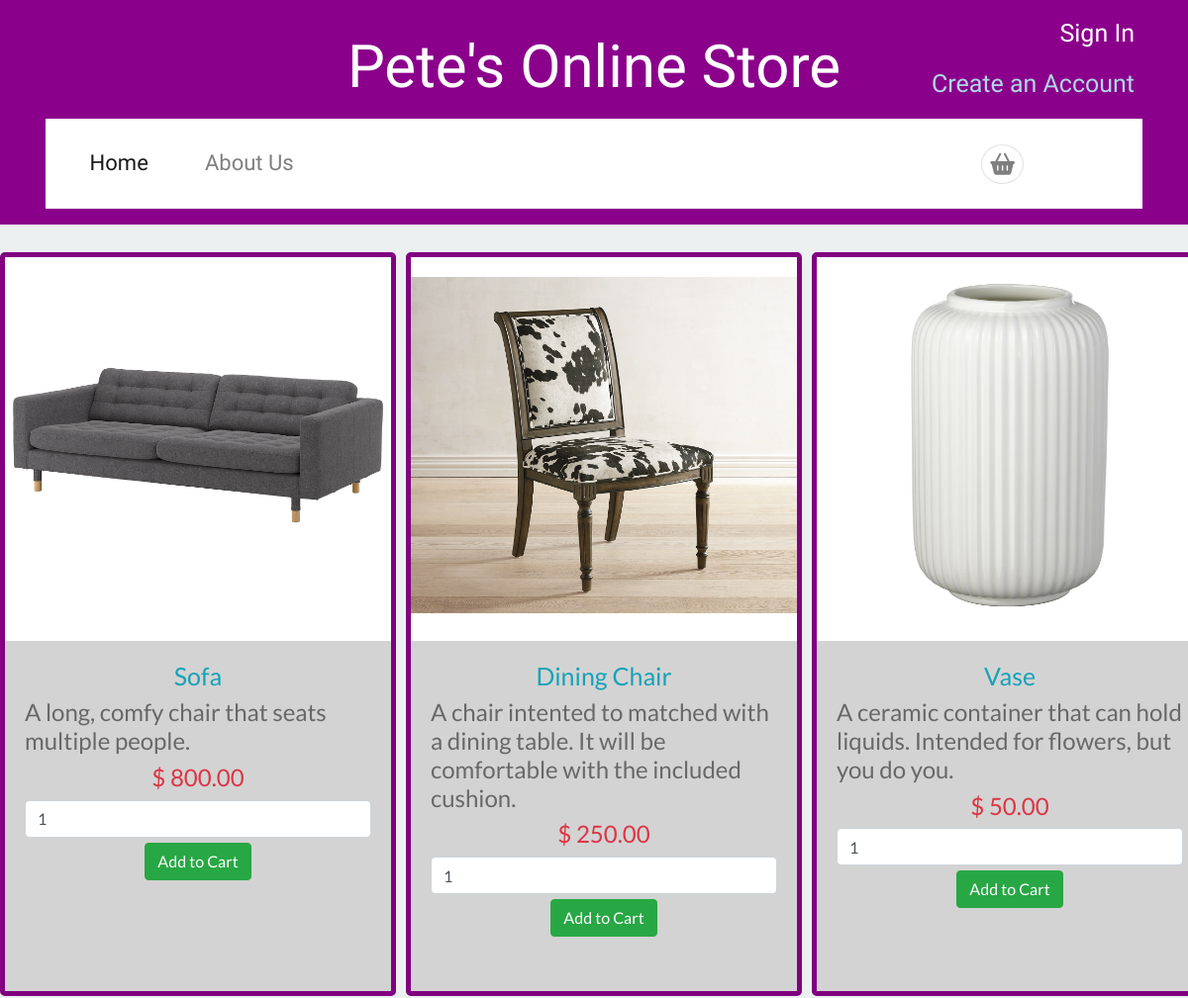
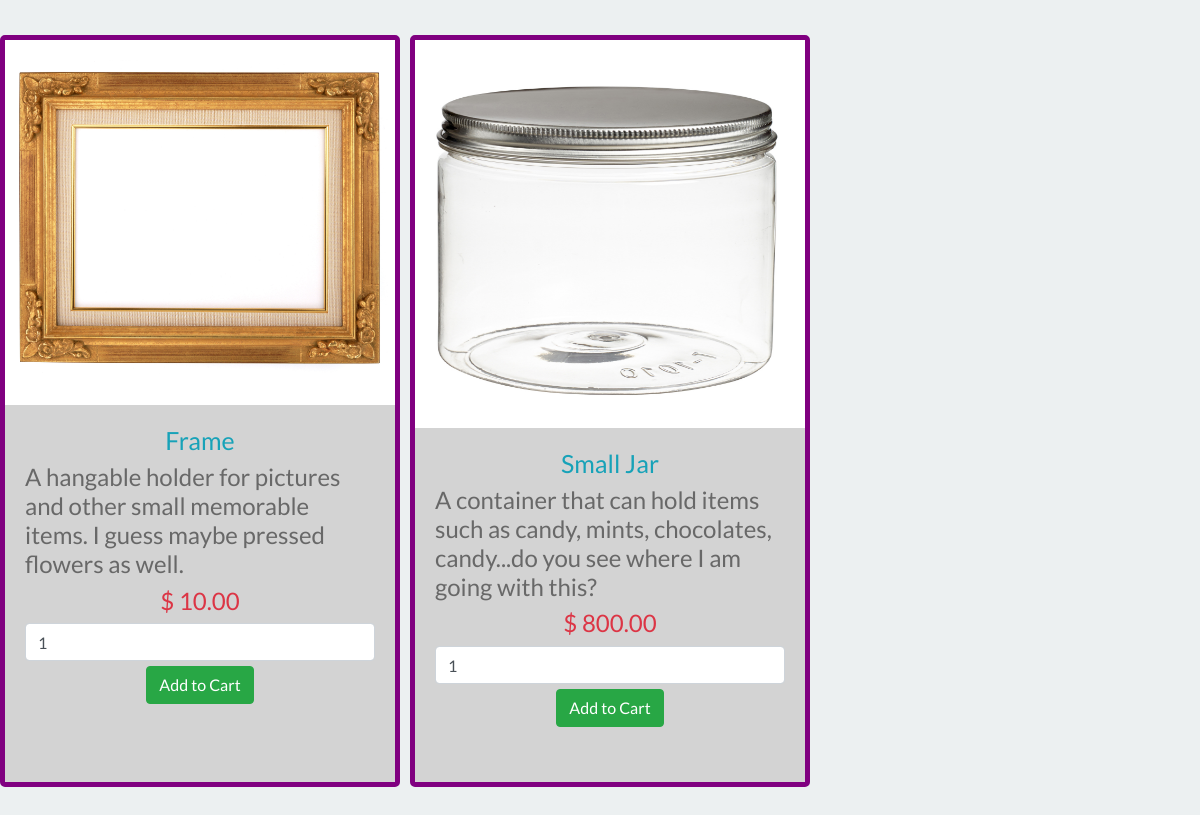
The page / on the database its author committed (2 pictures, top to bottom).
### tables this page shows
CREATE TABLE IF NOT EXISTS `products` (
  `ID_Product` INT(7) UNSIGNED ZEROFILL NOT NULL AUTO_INCREMENT,
  `PrName` VARCHAR(50) NOT NULL,
  `PrDesc` VARCHAR(120) NOT NULL,
  `Price` DECIMAL(8,2) NOT NULL,
  `ImageName` VARCHAR(25),
  `Category` INT(1) UNSIGNED NOT NULL,
  PRIMARY KEY (`ID_Product`),
  CONSTRAINT `FK_Category`
    FOREIGN KEY (`Category`)
    REFERENCES `categories` (`ID_Category`)
);

### index.php (the view, shortened to what this page needs)
<?php
  require_once('./mysql-connect.php');
 ?>
 <!DOCTYPE html>
<html lang="en">
<head>
    <link rel="stylesheet"
        href="https://stackpath.bootstrapcdn.com/bootstrap/4.4.1/css/bootstrap.min.css"
    />
    <link rel="stylesheet" href="./css/style.css" />
    <link rel="stylesheet" type="text/css" href="//cdn.jsdelivr.net/npm/slick-carousel@1.8.1/slick/slick.css"/>
</head>
<body>
    <header>
        <div class="container">
            <div class="row">
                <div class="col-md-3 col-sm-12 col-12">
                </div>
                <div class="col-md-6 col-12 text-center">
                    <h2 class="my-md-3 site-title text-white" style="font-family:roboto; font-size:60px">Pete's Online Store</h2>
                </div>
                <div class="col-md-3 col-12 text-right">
                    <p class="md-3 header-links">
                        <?php
                            if(isset($_SESSION['ID']))
                            {
                                $ID = $_SESSION['ID'];
                                $query = "SELECT P.FName FROM profile AS P WHERE P.ID_Profile = '$ID';";
                                $response = @mysqli_query($dbc,$query);
                                while ($row = mysqli_fetch_array($response))
                                {
                                    $FName = $row['FName'];
                                }
                                echo '<p class="px-2" style="margin-center:825px; font-size: 20px; padding-bottom: 3px; color:white">'.'Welcome '.$FName.'!'.'</p>';
                                echo '<a class="px-2"  style="color:black; width:auto; border-style: solid; border-color:black; font-size: 20px; padding: 5px 30px; background-color:white;"href="./Login/logout.php" >Log Out</a>';
                            }
                            else{
                        ?>
                        <a href="#" class="px-2" onclick="document.getElementById('id01').style.display='block'" style=" font-size:25px;">Sign In</a>
                        <a href="#" class="px-2" onclick="document.getElementById('id02').style.display='block'" style="width:auto; font-size:25px; color:lightblue;">Create an Account</a>
                        </div>
                        <?php
                            }
                        ?>
                </div>
        <div class="container-fluid p-0" style="padding-top:20px;">
            <nav class="navbar navbar-expand-lg navbar-light bg-white" style ="font-size:22px;">
                <div class="collapse navbar-collapse" id="navbarNav">
                    <ul class="navbar-nav">
                    <li class="nav-item active">
                        <a class="nav-link" href="/index.php">Home<span class="sr-only">(current)</span></a>
                    </li>
                    <li class="nav-item">
                        <a class="nav-link" href="/AboutUs.php">About Us</a>
                    </li>
                </ul>
                </div>
             <div class="navbar-nav">
                <li class="nav-item border rounded-circle mx-2 basket-icon">
                    <a class="fas fa-shopping-basket p-2 nav-link" href="Order.php"></a>
                </li>
            </div>
            </nav>
         </div>
        </div>
    </header>
    <main>
    <br/>
<div class="row row-cols-1 row-cols-lg-3 row-cols-md-2 row-cols-sm-1">
        <?php
                $query = "SELECT * FROM products ORDER BY ID_Product ASC";
                $result = mysqli_query($dbc, $query);
                if(mysqli_num_rows($result) > 0)
                {
                     while($row = mysqli_fetch_array($result))
                     {
                ?>
        <div class="col-lg-4 col-md-6 col-sm-12 " style="padding-bottom:37px;" align="center">
            <form method="post" action="Test_Cart/Cart.php?action=add&id=<?php echo $row["ID_Product"]; ?>">
                <div class="card" style="border:5px solid purple; background-color:white; border-radius:5px; padding-top:20px; width:25rem; height:47rem;"
                    align="center">
                    <img src="<?php echo './assests/'.$row["ImageName"].'.jpg'; ?>" class="img-responsive" style="max-height:340px;"/><br/>
                    <div class="card-body" style="background-color:lightgray;">
                        <h4 class="text-info" style="font-size:25px;"><?php echo $row["PrName"]; ?></h4>
                        <h4 class="text-left" style="text-align:center;"><?php echo $row["PrDesc"]; ?></h4>
                        <h4 class="text-danger">$ <?php echo $row["Price"]; ?></h4>
                        <input type="number" name="quantity" class="form-control" value="1" contenteditable min="1"/>
                        <input type="submit" name="add_to_cart" style="margin-top:5px;" class="btn btn-success"
                        value="Add to Cart" /><br>
                    </div>
                </div>
            </form>
        </div>
        <?php
                     }
                }
                ?>
       </div>
    <br />
    </main>
</body>
</html>

### css/style.css (style rules this page uses)
:root { --primary-color: darkmagenta; --light-gray: gray; --border: black; --text-color: darkgreen; --roboto: "Roboto",sans-serif; --soia: "Sofia", cursive; --oswald:"Oswald", bold; }
header { background-color: var(--primary-color); font-family: var(--oswald); }
header .site-title { font-family: var(--roboto); }
.header-links a { font-size: 0.9em; text-decoration: none; color: white; }
.container { padding: 16px; }
.navbar-nav { padding: 0.8em 0em; }
.navbar-nav .nav-item .nav-link { padding: 0 1.3em; }
.navbar-nav .basket-icon { margin-right: 6.5rem !important; }
body { background-color: #ecf0f1; font: 300 1.25em/1.4 "Lato", sans-serif; color: #686868; }
h1, h2, h3, h4, h5, h6 { font-weight: 400; }

### rows shown on the page
products: ImageName (picture), PrName "Sofa", PrDesc "A long, comfy chair that seats multiple people.", Price "800.00"
products: ImageName (picture), PrName "Dining Chair", PrDesc "A chair intented to matched with a dining table. It will be comfortable with the included cushion.", Price "250.00"
products: ImageName (picture), PrName "Vase", PrDesc "A ceramic container that can hold liquids. Intended for flowers, but you do you.", Price "50.00"
products: ImageName (picture), PrName "Frame", PrDesc "A hangable holder for pictures and other small memorable items. I guess maybe pressed flowers as well.", Price "10.00"
products: ImageName (picture), PrName "Small Jar", PrDesc "A container that can hold items such as candy, mints, chocolates, candy...do you see where I am going with this?", Price "800.00"
